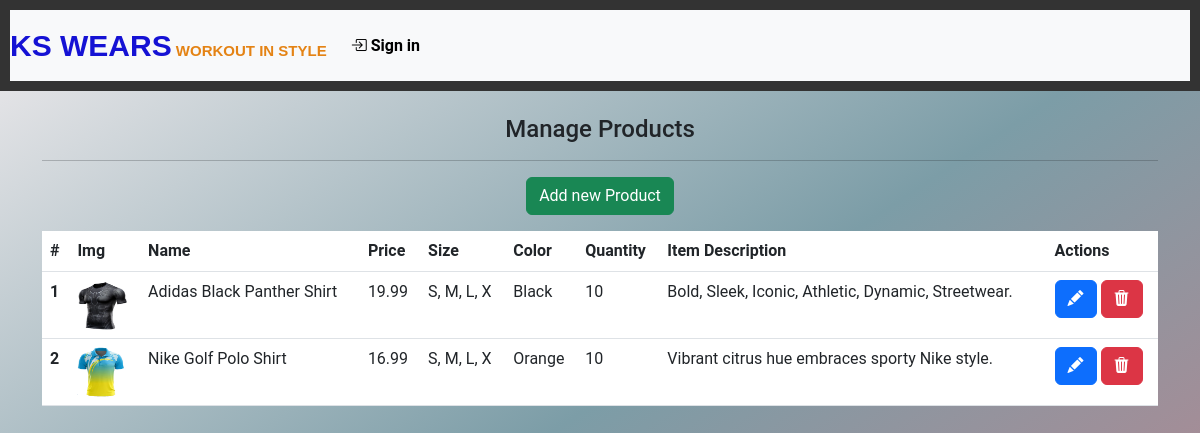
The app's page /manageProduct.php with its own data.
### tables this page shows
create table Images(
    id int primary key auto_increment,
    chemin varchar(255),
    id_produit int,
    foreign key(id_produit) REFERENCES Produit(id)
);

create table Produit(
    id int primary key auto_increment not null,
    nom varchar(50) not null,
    item_description varchar(255),
    prix float not null,
    taille varchar(10),
    couleur varchar(10),
    quantite int
);

### includes/fonctions.php (called while the page is built, shortened)
<?php
function connexionDB()
{
    $dbhost = "localhost";
    $dbuser = "root";
    $dbpassword = "";
    $dbname = "KsWear";
    $dbport = 3306;
    $conn = mysqli_connect($dbhost, $dbuser, $dbpassword, $dbname, $dbport);
    return $conn;
}
function getAllProducts()
{
    $conn = connexionDB();
    $sql = "SELECT p.id, p.nom,p.item_description,p.prix,p.taille,p.couleur,p.quantite, i.chemin FROM produit p
    JOIN Images i ON p.id = i.id_produit; ";
    $stmt = $conn->prepare($sql);
    $stmt->execute();
    $resultats = $stmt->get_result();
    $products = array();
    foreach ($resultats as $product) {
        $products[] = $product;
    }
    return $products;
}
?>

### manageProduct.php (the view)
<?php
include "./public/headers.php";
$products = getAllProducts();
?>
<main>
    <section>
        <div class="registerfrm">
            <div class="container">
                <div class="row">
                    <div class="col-md-12">
                        <center>
                            <h4>Manage Products</h4>
                        </center>
                        <hr>
                        <div class="mb-3">
                            <center><a href="addProduct.php" class="btn btn-success">Add new Product</a>
                            </center>
                        </div>
                        <table class="table">
                            <thead>
                                <tr>
                                    <th scope="col">#</th>
                                    <th scope="col">Img</th>
                                    <th scope="col">Name</th>
                                    <th scope="col">Price</th>
                                    <th scope="col">Size</th>
                                    <th scope="col">Color</th>
                                    <th scope="col">Quantity</th>
                                    <th scope="col">Item Description</th>
                                    <th scope="col">Actions</th>
                                </tr>
                            </thead>
                            <tbody>
                                <?php foreach ($products as $product) { ?>
                                    <tr>
                                        <th scope="row">
                                            <?php echo $product['id']; ?>
                                        </th>
                                        <th scope="row"><img src="<?php echo $product['chemin']; ?>" width="50" height="50"
                                                alt=""></th>
                                        <td>
                                            <?php echo $product['nom']; ?>
                                        </td>
                                        <td>
                                            <?php echo $product['prix']; ?>
                                        </td>
                                        <td>
                                            <?php echo $product['taille']; ?>
                                        </td>
                                        <td>
                                            <?php echo $product['couleur']; ?>
                                        </td>
                                        <td>
                                            <?php echo $product['quantite']; ?>
                                        </td>
                                        <td>
                                            <?php echo $product['item_description']; ?>
                                        </td>
                                        <td>
                                            <a href="./modifyProduct.php?id=<?php echo $product['id']; ?>"
                                                class="btn btn-primary">
                                                <i class="bi bi-pencil-fill"></i>
                                            </a>
                                            <a href="./deleteProduct.php?id=<?php echo $product['id']; ?>"
                                                class="btn btn-danger">
                                                <i class="bi bi-trash3-fill">
                                                </i>
                                            </a>
                                        </td>
                                    </tr>
                                <?php } ?>
                            </tbody>
                        </table>
                    </div>
                </div>
            </div>
        </div>
    </section>
</main>
</body>
</html>

### css/style.css (style rules this page uses)
body { margin: 0; background: linear-gradient(to right bottom, rgb(240, 236, 238), rgb(124, 157, 167), rgb(196, 128, 138)); min-height: 100vh; font-family: "Roboto", sans-serif; }
.registerfrm { margin: 2%; }

### records on screen
images: id_produit "1", chemin (picture), id_produit.nom "Adidas Black Panther Shirt", id_produit.prix "19.99", id_produit.taille "S, M, L, X", id_produit.couleur "Black", id_produit.quantite "10", id_produit.item_description "Bold, Sleek, Iconic, Athletic, Dynamic, Streetwear."
images: id_produit "2", chemin (picture), id_produit.nom "Nike Golf Polo Shirt", id_produit.prix "16.99", id_produit.taille "S, M, L, X", id_produit.couleur "Orange", id_produit.quantite "10", id_produit.item_description "Vibrant citrus hue embraces sporty Nike style."
